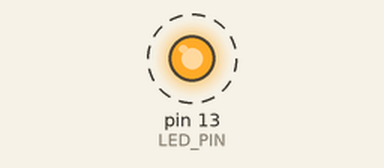
Recording of a sketch running on a simulated Arduino Uno, built with avr-gcc and run on an emulated ATmega328P. Shown: output pins drawn as LEDs (lit = HIGH). Dashed ring = blinking.

Above: at 0.5 s.
Timing chart, 0 to 4.6 s (numbered marks = the images above):
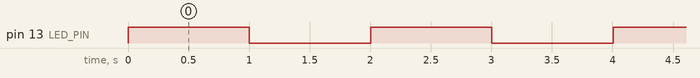

Measured:
- by itself, pin 13 (LED_PIN): alternates HIGH for 1.0 s and LOW for 1.0 s

The sketch:

binkv2.ino
```cpp
//
//
const int LED_PIN = LED_BUILTIN;

// led state
int ledSpannung = LOW;

// Zeit in ms zu der der naechste blik
unsigned long  naechsterLEDWechsel = 0;

//
const int blinkDauer = 1000;

// the setup function runs once when you press reset or power the board
void setup() {
  pinMode(LED_PIN, OUTPUT);
  sefineLEDOutput(LED_PIN, ledSpannung);
}

// the loop function runs over and over again forever
void loop() {


  if (millis() > naechsterLEDWechsel) {
    naechsterLEDWechsel = millis() + blinkDauer;

    if (ledSpannung == LOW) {
      ledSpannung = HIGH;
    } else {
      ledSpannung = LOW;
    }
  }
  sefineLEDOutput(LED_PIN, ledSpannung);  // turn the LED on (HIGH is the voltage level)                  // wait for a second
}

void sefineLEDOutput( int pinNum, int ledState) {
  digitalWrite(pinNum, ledState);
}
```
